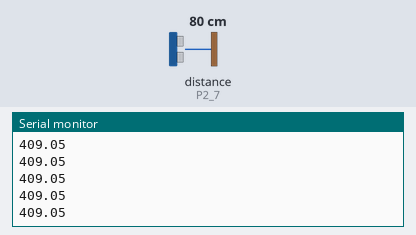
The sketch below on a simulated TI MSP430 LaunchPad. On the bench: the last lines printed to the serial monitor. Wiring (inferred from the names in the program): ultrasonic range finder: trigger P1_6; echo P2_7. The inputs (shaded band) are chosen by the test bench; at power-on: distance to the obstacle (sensor on P2_7) 80 cm. The echo pulse lasts 58.3 µs per cm.

Above: at 1.2 s.
1.3 s: distance to the obstacle (sensor on P2_7) set to 2 cm
At 1.59 s:
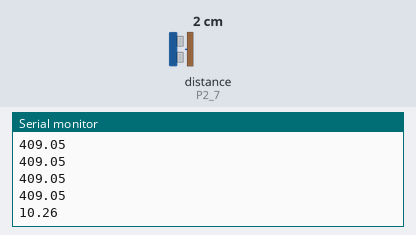
2.8 s: distance to the obstacle (sensor on P2_7) set to 4 cm
At 2.8 s:
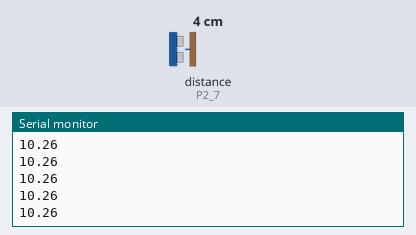
Timing chart, 0 to 5.8 s (numbered marks = the images above; inputs shaded):
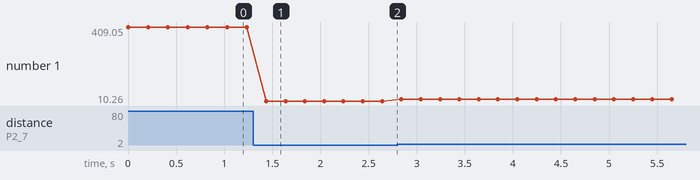

Measured:
- after the input at 1.3 s, the serial monitor: prints a new line after 0.14 s (image 1)
- plotted number 1: 409.05 → 10.26 after the input at 1.3 s, 10.26 → 20.52 after the input at 2.8 s

The sketch:

DOT.ino
```cpp
#define echoPin P2_7 //echo pin
#define trigPin P1_6 //trig pin


long duration; //duration for the signal to return
float distance; //distance of the objbect

void setup() {

  pinMode(trigPin, OUTPUT); //set trig pin to output
 pinMode(echoPin, INPUT); //set echo pin to input
 digitalWrite(trigPin, LOW); //intialize the input pin to low
  // initialize the serial communication:
  Serial.begin(9600);
}

void loop() {

  digitalWrite(trigPin, HIGH); //send out a pulse
 delayMicroseconds(10); //wait 10 microseconds
 digitalWrite(trigPin, LOW); //stop sending out the pulse
 duration = pulseIn(echoPin, HIGH); //Determine the pulse width
  distance = duration/57.01; // Calculate the distance to the object (our radius)
  // send the value of the distance * 5 for the circle to be seeable
  Serial.println(distance * 5);
  // wait a bit to stabilize after the last reading:
  delay(200);
}
```
